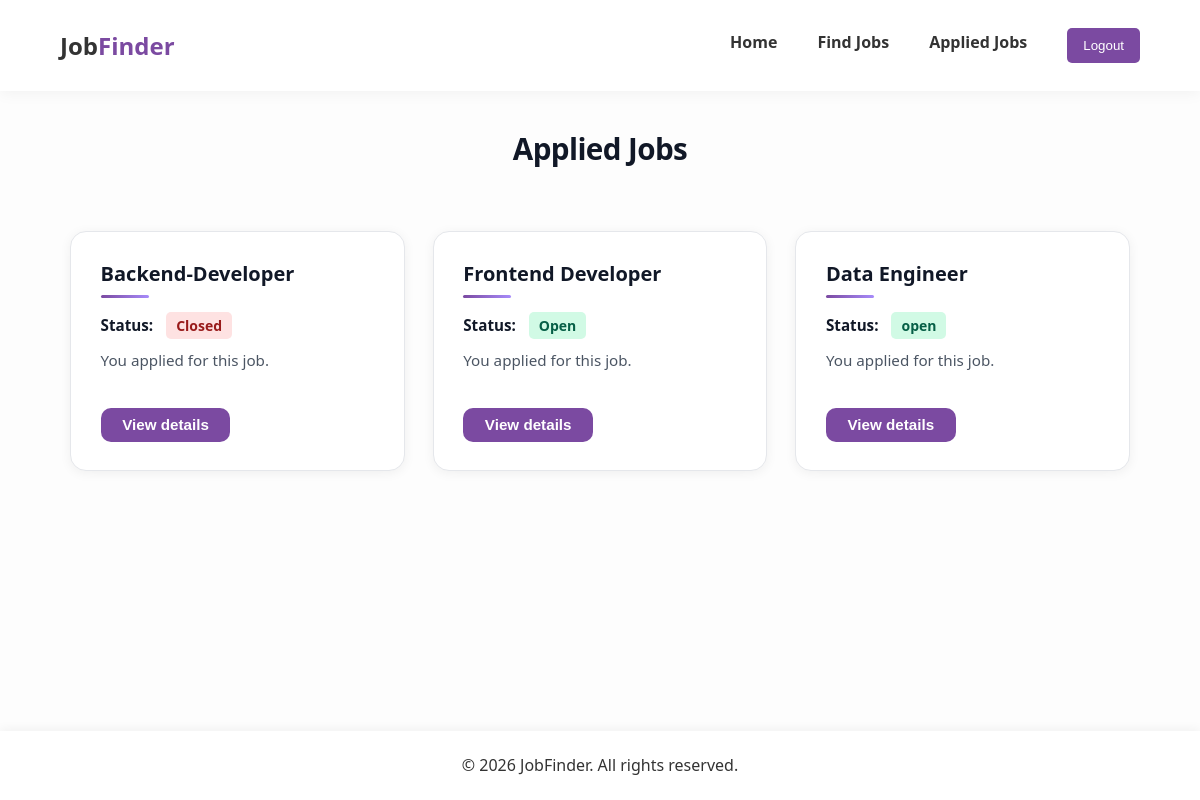
Before: /applied-jobs/ (signed in) with the older database file.
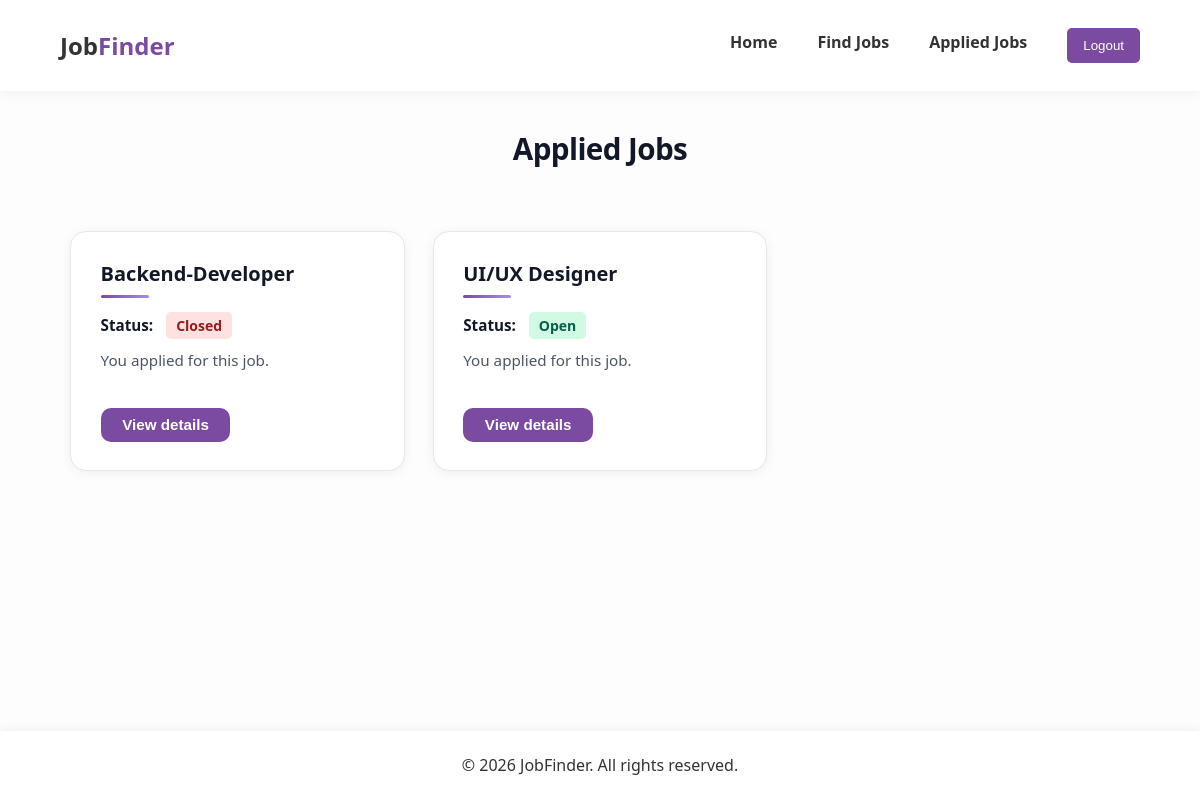
After: the same page with the newer database file.
### application/models.py (models this page shows, shortened)
class Application(models.Model):
    user = models.ForeignKey(User, on_delete=models.CASCADE)
    job = models.ForeignKey("jobs.Job", on_delete=models.CASCADE)

### jobs/models.py (models this page shows, shortened)
class Job(models.Model):
    name = models.CharField(max_length=100)
    company = models.CharField(max_length=100)
    salary = models.IntegerField()
    experience = models.IntegerField()
    job_type = models.CharField(max_length=50)
    status = models.CharField(max_length=20)
    description = models.TextField()
    responsibilities = models.TextField()
    requirements = models.TextField()
    posted_date = models.DateField()

### application/views.py (the view)
# urls.py: path("applied-jobs/", app_views.applied_jobs, name="applied_jobs"),
@login_required(login_url="/login/")
def applied_jobs(request):
    my_applications = Application.objects.filter(user=request.user)
    return render(
        request,
        "page/applied_jobs.html",
        {"applications": my_applications},
    )

### page/templates/page/applied_jobs.html (shortened to what this page needs)
{% load static %}
<!DOCTYPE html>
<html lang="en" class="applied-page">
    <head>
        <link rel="stylesheet" href="{% static 'cssFiles/style.css' %}">
        <link rel="stylesheet" href="{% static 'cssFiles/jobs.css' %}">
    </head>
    <body>
        <header>
            <div><h1 class="logo">Job<span>Finder</span></h1></div>
            <nav class="nav-bar" id="nav-menu">
                {% include "page/partials/nav_main.html" with show_about=False ul_class="nav-links" wrap_logout_button=True %}
            </nav>
        </header>
        <section class="page-shell">
            <h1 class="page-title">Applied Jobs</h1>
            <div class="jobs-container">
                {% for app in applications %}
                <article class="job-card">
                    <h3>{{ app.job.name }}</h3>
                    <p><strong>Status:</strong> <span class="status {{ app.job.status|lower }}">{{ app.job.status }}</span></p>
                    <p class="job-meta">You applied for this job.</p>
                    <a href="{% url 'job_details' app.job.id %}">
                        <button type="button" class="btn-secondary">View details</button>
                    </a>
                </article>
                {% empty %}
                <h3 class="applied-empty">You have not applied to any jobs yet. Browse <a href="{% url 'jobs' %}">open roles</a>.</h3>
                {% endfor %}
            </div>
        </section>
        <footer>
            &copy; 2026 JobFinder. All rights reserved.
        </footer>
    </body>
</html>

### page/templates/page/partials/nav_main.html (shortened to what this page needs)
<ul{% if ul_class %} class="{{ ul_class }}"{% endif %}>
    <li><a href="{% url 'index' %}">Home</a></li>
    <li><a href="{% url 'jobs' %}">Find Jobs</a></li>
    {% if user.is_authenticated %}
        <li><a href="{% url 'applied_jobs' %}">Applied Jobs</a></li>
        {% if wrap_logout_button %}
        <li><a href="{% url 'logout' %}"><button>Logout</button></a></li>
        {% else %}
        <li><a href="{% url 'logout' %}">Logout</a></li>
        {% endif %}
    {% else %}
        <li><a href="{% url 'login' %}">Login</a></li>
        <li><a href="{% url 'signup' %}">Sign Up</a></li>
    {% endif %}
</ul>

### static/cssFiles/style.css (style rules this page uses)
* { margin:0; padding:0; box-sizing:border-box; }
html { scroll-behavior: smooth; scroll-padding-top: 100px; }
body { font-family: 'Segoe UI', Tahoma, Geneva, Verdana, sans-serif; line-height: 1.8; color: #333; background-color: #fdfdfd; padding-top: 90px; display: flex; flex-direction: column; min-height: 100vh }
header { display: flex; justify-content: space-between; align-items: center; padding: 1.5rem 5%; background-color: #fff; box-shadow: 0 2px 15px rgba(0, 0, 0, 0.05); position: fixed; top: 0; left: 0; width: 100%; z-index: 1000; }
.logo { color: #333; font-size:24px; font-weight:bold; }
.logo span { color: #7b4aa1; }
.nav-bar ul { display: flex; gap: 2.5rem; list-style: none; }
.nav-bar a { text-decoration: none; color: #333; font-weight: 600; transition: color 0.3s ease; }
footer { text-align: center; padding: 20px; background-color: #fff; bottom: 0; width: 100%; z-index: 1000; box-shadow: 0 -2px 10px rgba(0, 0, 0, 0.05); margin-top: auto; }
.jobs-container { display: grid; grid-template-columns: repeat(auto-fill, minmax(min(100%, 320px), 1fr)); gap: 1.75rem; padding: 1.5rem 5% 3rem; max-width: 1180px; margin: 0 auto; align-items: stretch; }
.job-card { display: flex; flex-direction: column; align-items: stretch; padding: 1.75rem 1.85rem; min-height: 280px; border-radius: 16px; background: #fff; border: 1px solid #e5e7eb; box-shadow: 0 2px 12px rgba(0, 0, 0, 0.06); transition: transform 0.25s ease, box-shadow 0.25s ease; }
.job-card h3 { font-size: 1.25rem; line-height: 1.35; margin-bottom: 0.65rem; color: #111827; word-break: break-word; }
.job-card p { margin: 0.35rem 0; font-size: 0.95rem; line-height: 1.55; color: #4b5563; }
.job-card strong { color: #111827; font-weight: 600; margin-right: 0.25rem; }
.job-card h3::after { content: ""; display: block; width: 48px; height: 3px; background: linear-gradient(90deg, #7b4aa1, #a78bfa); margin-top: 0.5rem; border-radius: 2px; }
.job-card > a { margin-top: auto; padding-top: 1rem; align-self: flex-start; }
button { padding:10px 16px; border:none; background-color:#7b4aa1; color:white; border-radius:5px; cursor:pointer; }
.btn-secondary { padding:8px 14px; border-radius:6px; border:none; background-color:#7b4aa1; color:white; cursor:pointer; margin-top:10px; }
.status { padding:4px 10px; border-radius:5px; font-size:14px; font-weight:bold; margin-left:5px; }
.status.open { background-color:#d1fae5; color:#065f46; }
.status.closed { background-color:#fee2e2; color:#991b1b; }
.job-meta { font-size:14px; color:#555; }

Changed rows visible on the page:
removed Application: job.name "Frontend Developer", job.status "Open"
removed Application: job.name "Data Engineer", job.status "open"
added Application: job.name "UI/UX Designer", job.status "Open"
